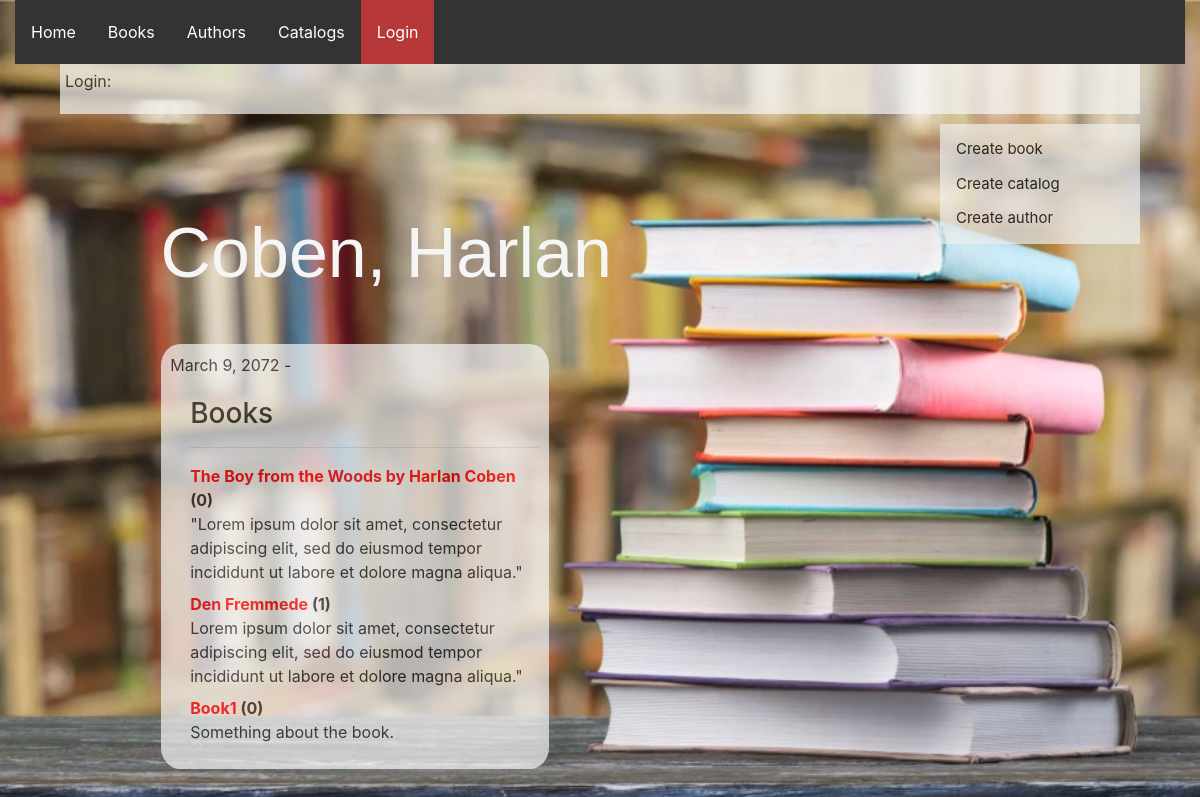
The app's page /library/author/2 with its own data.
### library_app/models.py (models this page shows, shortened)
class Author(models.Model):
    first_name = models.CharField(max_length=100)
    last_name = models.CharField(max_length=100)
    date_of_birth = models.DateField(null=True, blank=True)
    date_of_death = models.DateField('died', null=True, blank=True)
    class Meta:
        ordering = ['last_name', 'first_name']
    def __str__(self):
        return f'{self.last_name}, {self.first_name}'

class Book(models.Model):
    title = models.CharField(max_length=200)
    author = models.ForeignKey('Author', on_delete=models.SET_NULL, null=True)
    summary = models.TextField(max_length=1000, help_text="Description of the book")
    isbn = models.CharField('ISBN', max_length=13,
                            help_text='13 Character <a href="https://www.isbn-international.org/content/what-isbn'
                                      '">ISBN number</a>')
    genre = models.ManyToManyField(Genre, help_text="Genre for this book")
    language = models.ForeignKey('Language', on_delete=models.SET_NULL, null=True)
    def display_genre(self):
        return ', '.join([genre.name for genre in self.genre.all()[:3]])
    display_genre.short_description = 'Genre'
    def __str__(self):
        return self.title

### library_app/views.py (the view)
# urls.py: path('author/<int:pk>', views.AuthorDetailView.as_view(), name='author-detail'),
class AuthorDetailView(generic.DetailView):
    model = Author

### library_app/templates/library_app/author_detail.html
{% extends "base.html" %}
{% block content %}
<h1> {{ author }} </h1>
<div class="container">
<p>{{author.date_of_birth}} - {% if author.date_of_death %}{{author.date_of_death}}{% endif %}</p>
<div style="margin-left:20px;margin-top:20px">
<h3>Books</h3>
<hr/>
<dl>
{% for book in author.book_set.all %}
  <dt><a href="{% url 'book-detail' book.pk %}">{{book}}</a> ({{book.bookinstance_set.all.count}})</dt>
  <dd>{{book.summary}}</dd>
{% endfor %}
</dl>
</div>
</div>
{% endblock %}

### library_app/static/css/styles.css (style rules this page uses)
body { background: url(../images/background.png); background-size: cover; background-repeat: no-repeat; height: 300px; position: relative; }
a { text-decoration: none; color: red; }
h1 { color: whitesmoke; margin-left: 15%; margin-top: 10%; font-family: 'Gill Sans', 'Gill Sans MT', Calibri, 'Trebuchet MS', sans-serif; font-size: 70px; }
.container { background-color: whitesmoke; border-radius: 5%; padding: 1%; opacity: 70%; width: 40%; margin-left: 15%; margin-top: 5%; }

### records on screen
Author: last_name+first_name "Coben, Harlan", date_of_birth "March 9, 2072"
Book: title "The Boy from the Woods by Harlan Coben", bookinstance_set.all.count "0", summary "\"Lorem ipsum dolor sit amet, consectetur adipiscing elit, sed do eiusmod tempor incididunt ut labore et dolore magna aliqua.\""
Book: title "Den Fremmede", bookinstance_set.all.count "1", summary "Lorem ipsum dolor sit amet, consectetur adipiscing elit, sed do eiusmod tempor incididunt ut labore et dolore magna aliqua.\""
Book: title "Book1", bookinstance_set.all.count "0", summary "Something about the book."
